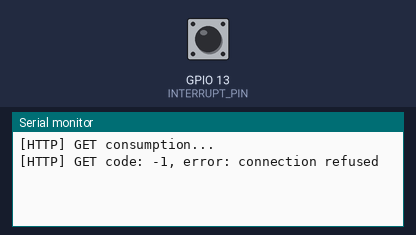
Bench run of a program on a simulated ESP8266 (NodeMCU). On the bench: the last lines printed to the serial monitor. The inputs (shaded band) are chosen by the test bench; at power-on: GPIO 13 (INTERRUPT_PIN) HIGH. WiFi joins after 1.5 s; servers stay silent unless stated; uploads are accepted with an empty reply.

Above: at 2.9 s.
3.0 s: GPIO 13 (INTERRUPT_PIN) pulled LOW for 0.15 s
At 5.16 s:
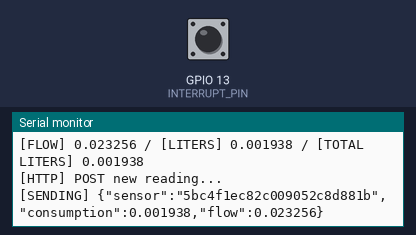
6.1 s: GPIO 13 (INTERRUPT_PIN) pulled LOW for 1 s
At 7.0 s:
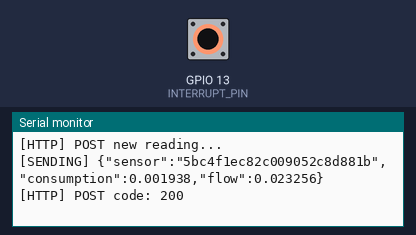
8.6 s: GPIO 13 (INTERRUPT_PIN) pulled LOW for 0.15 s
At 10.16 s:
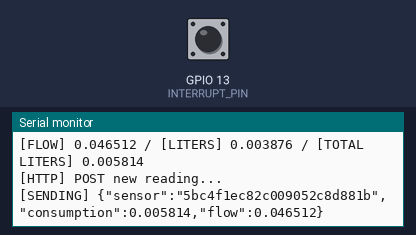

The program:

main.cpp
```cpp
#include <Arduino.h>

#include <ESP8266WiFi.h>
#include <ESP8266WiFiMulti.h>

#include <ESP8266HTTPClient.h>
#include <ArduinoJson.h>

#define USE_SERIAL Serial

ESP8266WiFiMulti WiFiMulti;

unsigned long previousMillis = 0;
const long INTERVAL = 5000;

const byte INTERRUPT_PIN = 13; // D7 - Node MCU ESP8266
volatile float pulseCounter = 0;
volatile float liters = 0;
volatile float totalLiters = 0;
volatile float flow = 0;

void handleInterrupt() {
    pulseCounter++;
}

void updateActualConsumption() {
    if (WiFiMulti.run() == WL_CONNECTED) {
        HTTPClient http;

        // configure traged server and url
        http.begin("http://eflow-server.herokuapp.com/readings/actual/");

        USE_SERIAL.print("[HTTP] GET consumption...\n");
        // start connection and send HTTP request
        int httpCode = http.GET();

        // httpCode will be negative on error
        if (httpCode > 0) {
            // HTTP header has been send and Server response header has been handled
            USE_SERIAL.printf("[HTTP] GET code: %d\n", httpCode);

            if(httpCode == HTTP_CODE_OK) {
                String payload = http.getString();
                StaticJsonBuffer<300> JSONBuffer;
                JsonObject& parsed = JSONBuffer.parseObject(payload);
                totalLiters = parsed["consumption"];
                USE_SERIAL.println(payload);
            }
        } else {
            USE_SERIAL.printf("[HTTP] GET code: %d, error: %s\n", httpCode, http.errorToString(httpCode).c_str());
        }

        http.end();
    }
}

void setup() {
    USE_SERIAL.begin(115200);
    pinMode(INTERRUPT_PIN, INPUT_PULLUP);
    attachInterrupt(digitalPinToInterrupt(INTERRUPT_PIN), handleInterrupt, RISING);

    WiFi.mode(WIFI_STA);
    WiFiMulti.addAP("CASA", "abcdef1234");
    while (WiFiMulti.run() != WL_CONNECTED) {
        USE_SERIAL.print(".");
        delay(1000);
    }
    USE_SERIAL.print("\n");

    updateActualConsumption();
}

void loop() {
    unsigned long currentMillis = millis();

    // wait for WiFi connection
    if(currentMillis - previousMillis >= INTERVAL) {
        liters = pulseCounter / 516;
        pulseCounter = 0;
        flow = liters * 12;
        totalLiters += liters;
        USE_SERIAL.printf("[FLOW] %f / [LITERS] %f / [TOTAL LITERS] %f\n", flow, liters, totalLiters);
        previousMillis = currentMillis;

        if (WiFiMulti.run() == WL_CONNECTED) {
            char buff[100];
            char consumptionString[20];
            char flowString[20];
            dtostrf(totalLiters, 4, 6, consumptionString);  // 4 is mininum width, 6 is precision
            dtostrf(flow, 4, 6, flowString);  // 4 is mininum width, 6 is precision

            HTTPClient http;

            // configure traged server and url
            http.begin("http://eflow-server.herokuapp.com/readings/");

            USE_SERIAL.print("[HTTP] POST new reading...\n");
            // start connection and send HTTP request
            http.addHeader("Content-Type", "application/json");
            snprintf(buff, sizeof(buff), "{\"sensor\":\"5bc4f1ec82c009052c8d881b\",\"consumption\":%s,\"flow\":%s}", consumptionString, flowString);
            USE_SERIAL.printf("[SENDING] %s\n", buff);
            int httpCode = http.POST(buff);

            // httpCode will be negative on error
            if (httpCode > 0) {
                // HTTP header has been send and Server response header has been handled
                USE_SERIAL.printf("[HTTP] POST code: %d\n", httpCode);

                if(httpCode == HTTP_CODE_OK) {
                    String payload = http.getString();
                    USE_SERIAL.println(payload);
                }
            } else {
                USE_SERIAL.printf("[HTTP] POST code: %d, error: %s\n", httpCode, http.errorToString(httpCode).c_str());
            }

            http.end();
        }
    }
}
```

Measured:
- after the input at 3.0 s, the serial monitor: prints a new line after 2.0 s (image 1)
- after the input at 8.6 s, the serial monitor: prints a new line after 1.4 s (image 3)
